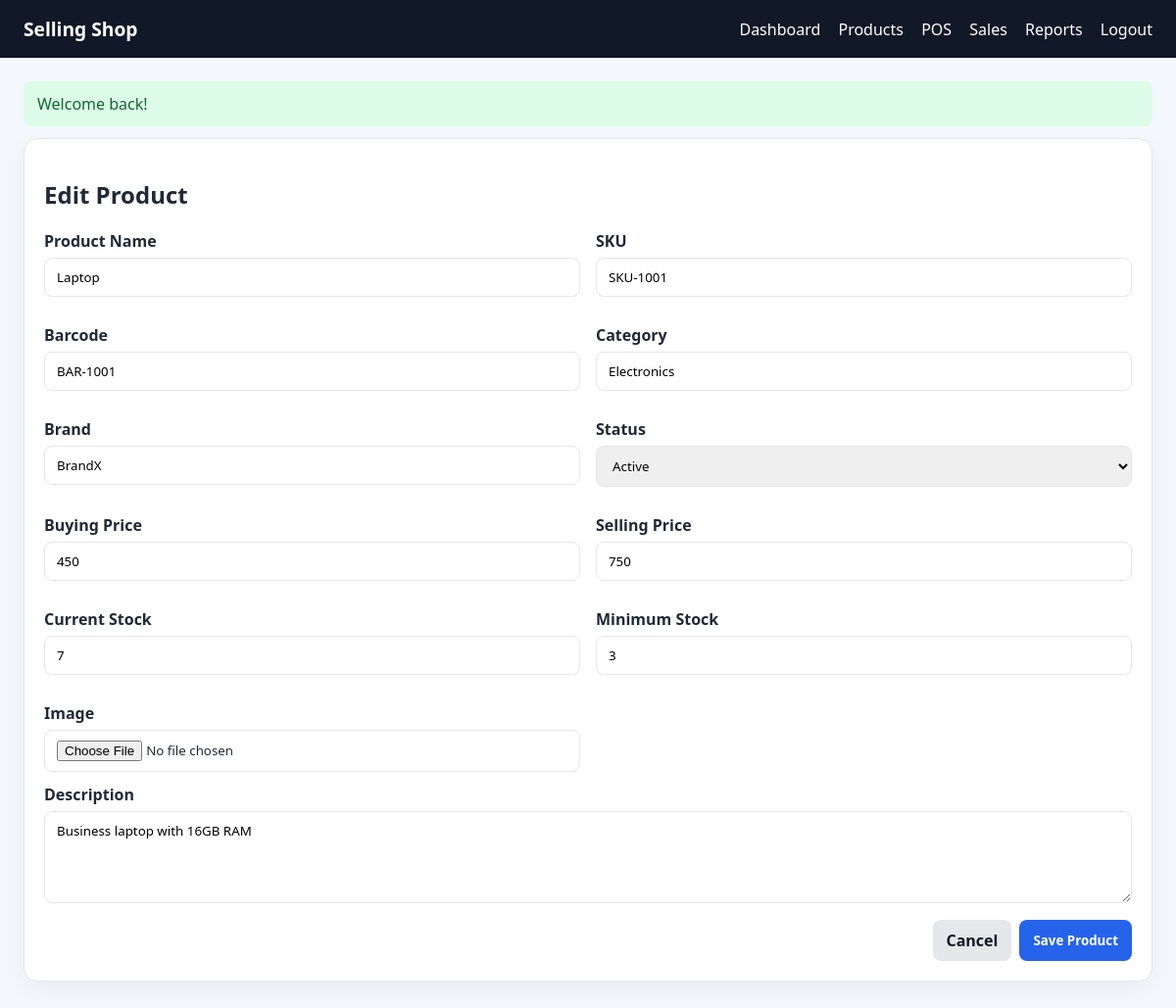
The page /index.php?action=products/form&id=1 (signed in) on the database its author committed.
### tables this page shows
CREATE TABLE products (
        id INTEGER PRIMARY KEY AUTOINCREMENT,
        name TEXT NOT NULL,
        sku TEXT NOT NULL UNIQUE,
        barcode TEXT NOT NULL UNIQUE,
        category TEXT NOT NULL,
        brand TEXT NOT NULL,
        buying_price REAL NOT NULL DEFAULT 0,
        selling_price REAL NOT NULL DEFAULT 0,
        stock INTEGER NOT NULL DEFAULT 0,
        minimum_stock INTEGER NOT NULL DEFAULT 0,
        image TEXT,
        description TEXT,
        status TEXT NOT NULL DEFAULT 'Active',
        deleted_at TEXT,
        created_by INTEGER,
        created_at DATETIME DEFAULT CURRENT_TIMESTAMP,
        FOREIGN KEY(created_by) REFERENCES users(id)
    );

### app/Controllers/Controller.php (called while the page is built, shortened)
<?php
class Controller {
    protected function render(string $view, array $data = []): void {
        extract($data);
        $viewFile = base_path('app/Views/' . str_replace('.', '/', $view) . '.php');
        include base_path('app/Views/partials/header.php');
        include $viewFile;
        include base_path('app/Views/partials/footer.php');
    }
}

### app/Controllers/ProductController.php (called while the page is built, shortened)
<?php
require_once base_path('app/Controllers/Controller.php');
require_once base_path('app/Models/Product.php');
class ProductController extends Controller {
    public function form(): void {
        $productModel = new Product();
        $product = null;
        if (!empty($_GET['id'])) {
            $product = $productModel->findById((int)$_GET['id']);
        }
        $this->render('products/form', [
            'product' => $product,
            'categories' => $productModel->categories(),
            'csrf_token' => csrf_token(),
        ]);
    }
}

### public/index.php (called while the page is built, shortened)
<?php
require_once __DIR__ . '/../config/bootstrap.php';
require_once base_path('app/Controllers/Controller.php');
require_once base_path('app/Controllers/ProductController.php');
$action = $_GET['action'] ?? 'dashboard';
$routes = [
    'dashboard' => ['DashboardController', 'index'],
    'login' => ['AuthController', 'loginForm'],
    'do-login' => ['AuthController', 'login'],
    'logout' => ['AuthController', 'logout'],
    'products' => ['ProductController', 'index'],
    'products/form' => ['ProductController', 'form'],
    'products/save' => ['ProductController', 'save'],
    'products/show' => ['ProductController', 'show'],
    'products/delete' => ['ProductController', 'delete'],
    'products/restore' => ['ProductController', 'restore'],
    'sales/pos' => ['SaleController', 'pos'],
    'sales/add-to-cart' => ['SaleController', 'addToCart'],
    'sales/update-cart' => ['SaleController', 'updateCart'],
    'sales/remove-item' => ['SaleController', 'removeItem'],
    'sales/checkout' => ['SaleController', 'checkout'],
    'sales/cancel' => ['SaleController', 'cancel'],
    'sales/hold' => ['SaleController', 'hold'],
    'sales/resume' => ['SaleController', 'resume'],
    'sales/history' => ['SaleController', 'history'],
    'sales/show' => ['SaleController', 'show'],
    'sales/receipt' => ['SaleController', 'receipt'],
    'sales/invoice' => ['SaleController', 'invoice'],
    'reports' => ['ReportController', 'index'],
];
[$controllerName, $method] = $routes[$action];
$controller = new $controllerName();
$controller->$method();

### config/bootstrap.php (called while the page is built, shortened)
<?php
function base_path(string $path = ''): string {
    return APP_ROOT . ($path ? '/' . ltrim($path, '/') : '');
}
function url(string $path = ''): string {
    $path = ltrim($path, '/');
    return $path ? 'index.php?action=' . $path : 'index.php';
}
function getDb(): PDO {
    static $pdo = null;
    if ($pdo) {
        return $pdo;
    }
    $dbFile = getenv('DB_PATH') ?: base_path('storage/app.sqlite');
    $pdo = new PDO('sqlite:' . $dbFile);
    $pdo->setAttribute(PDO::ATTR_ERRMODE, PDO::ERRMODE_EXCEPTION);
    $pdo->setAttribute(PDO::ATTR_DEFAULT_FETCH_MODE, PDO::FETCH_ASSOC);
    return $pdo;
}

### app/Models/Model.php (called while the page is built, shortened)
<?php
class Model {
    public function __construct() {
        $this->db = getDb();
    }
}

### app/Models/Product.php (called while the page is built, shortened)
<?php
require_once base_path('app/Models/Model.php');
class Product extends Model {
    public function findById(int $id): ?array {
        $stmt = $this->db->prepare('SELECT * FROM products WHERE id = :id LIMIT 1');
        $stmt->execute(['id' => $id]);
        $product = $stmt->fetch();
        return $product ?: null;
    }
}

### app/Views/products/form.php (the view, shortened to what this page needs)
<div class="card">
    <h2><?= !empty($product) ? 'Edit Product' : 'Add Product' ?></h2>
    <form method="post" action="<?= url('products/save') ?>" enctype="multipart/form-data">
        <div class="two-col">
            <div class="form-group">
                <label>Product Name</label>
                <input type="text" name="name" value="<?= htmlspecialchars($product['name'] ?? '') ?>" required>
            </div>
            <div class="form-group">
                <label>SKU</label>
                <input type="text" name="sku" value="<?= htmlspecialchars($product['sku'] ?? '') ?>" required>
            </div>
            <div class="form-group">
                <label>Barcode</label>
                <input type="text" name="barcode" value="<?= htmlspecialchars($product['barcode'] ?? '') ?>" required>
            </div>
            <div class="form-group">
                <label>Category</label>
                <input type="text" name="category" value="<?= htmlspecialchars($product['category'] ?? '') ?>" required>
            </div>
            <div class="form-group">
                <label>Brand</label>
                <input type="text" name="brand" value="<?= htmlspecialchars($product['brand'] ?? '') ?>" required>
            </div>
            <div class="form-group">
                <label>Status</label>
                <select name="status">
                    <option value="Active" <?= (($product['status'] ?? 'Active') === 'Active') ? 'selected' : '' ?>>Active</option>
                </select>
            </div>
            <div class="form-group">
                <label>Buying Price</label>
                <input type="number" step="0.01" name="buying_price" value="<?= htmlspecialchars($product['buying_price'] ?? '') ?>" required>
            </div>
            <div class="form-group">
                <label>Selling Price</label>
                <input type="number" step="0.01" name="selling_price" value="<?= htmlspecialchars($product['selling_price'] ?? '') ?>" required>
            </div>
            <div class="form-group">
                <label>Current Stock</label>
                <input type="number" name="stock" value="<?= htmlspecialchars($product['stock'] ?? '0') ?>" required>
            </div>
            <div class="form-group">
                <label>Minimum Stock</label>
                <input type="number" name="minimum_stock" value="<?= htmlspecialchars($product['minimum_stock'] ?? '0') ?>" required>
            </div>
            <div class="form-group">
                <label>Image</label>
                <input type="file" name="image">
            </div>
        </div>
        <div class="form-group">
            <label>Description</label>
            <textarea name="description" rows="4"><?= htmlspecialchars($product['description'] ?? '') ?></textarea>
        </div>
        <div class="right">
            <a class="btn btn-secondary" href="<?= url('products') ?>">Cancel</a>
            <button class="btn btn-primary" type="submit">Save Product</button>
        </div>
    </form>
</div>

### public/assets/styles.css (style rules this page uses)
:root { --bg:#f4f7fb;--card:#fff;--text:#1f2937;--muted:#6b7280;--primary:#2563eb;--accent:#10b981;--danger:#dc2626;--warning:#f59e0b;--border:#e5e7eb }
* { box-sizing:border-box;font-family:Segoe UI,Arial,sans-serif }
body { margin:0;background:var(--bg);color:var(--text) }
.card { background:var(--card);border:1px solid var(--border);border-radius:14px;padding:20px;box-shadow:0 8px 24px rgba(0,0,0,.05);margin-bottom:18px }
.btn { display:inline-block;padding:10px 14px;border:none;border-radius:8px;text-decoration:none;cursor:pointer;font-weight:600 }
.btn-primary { background:var(--primary);color:white }
.btn-secondary { background:#e5e7eb;color:#111827 }
.form-group { margin-bottom:12px }
.form-group label { display:block;margin-bottom:6px;font-weight:600 }
.form-group input,.form-group select,.form-group textarea { width:100%;padding:10px 12px;border:1px solid var(--border);border-radius:8px }
.two-col { display:grid;grid-template-columns:repeat(2,minmax(0,1fr));gap:16px }
.right { display:flex;justify-content:flex-end;gap:8px }

### rows shown on the page
products: name "Laptop", sku "SKU-1001", barcode "BAR-1001", category "Electronics", brand "BrandX", status "Active", buying_price "450", selling_price "750", stock "7", minimum_stock "3", description "Business laptop with 16GB RAM"

### other values the page prints
$message "Welcome back!"
